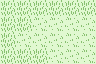

This is a level from a 2D game, rendered from its Tiled map with the project's own tilesets. A one-line summary and the complete map file follow:
An orthogonal 6x4 tile map with 16x16 px tiles, 1 tile layer (ground).

<map version="1.5" tiledversion="1.7.2" orientation="orthogonal" renderorder="right-down" width="6" height="4" tilewidth="16" tileheight="16" infinite="0" nextlayerid="6" nextobjectid="16">
 <tileset firstgid="1" source="project_lighthouse_test_tileset.tsx" />
 <layer id="1" name="ground" width="6" height="4">
  <data encoding="csv">
2,2,2,2,2,2,
2,2,3,3,3,3,
2,3,3,3,3,3,
2,2,2,3,3,3
</data>
 </layer>
 <objectgroup id="2" name="objects" />
 <objectgroup id="4" name="collisions" />
 <objectgroup id="5" name="warps" />
</map>